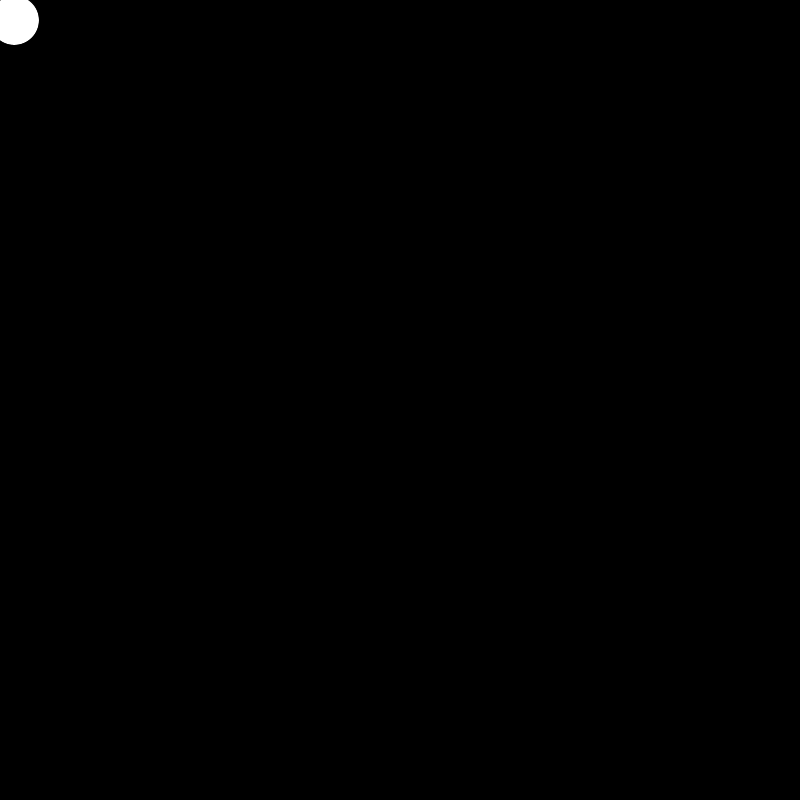
Frame 1 (no input)
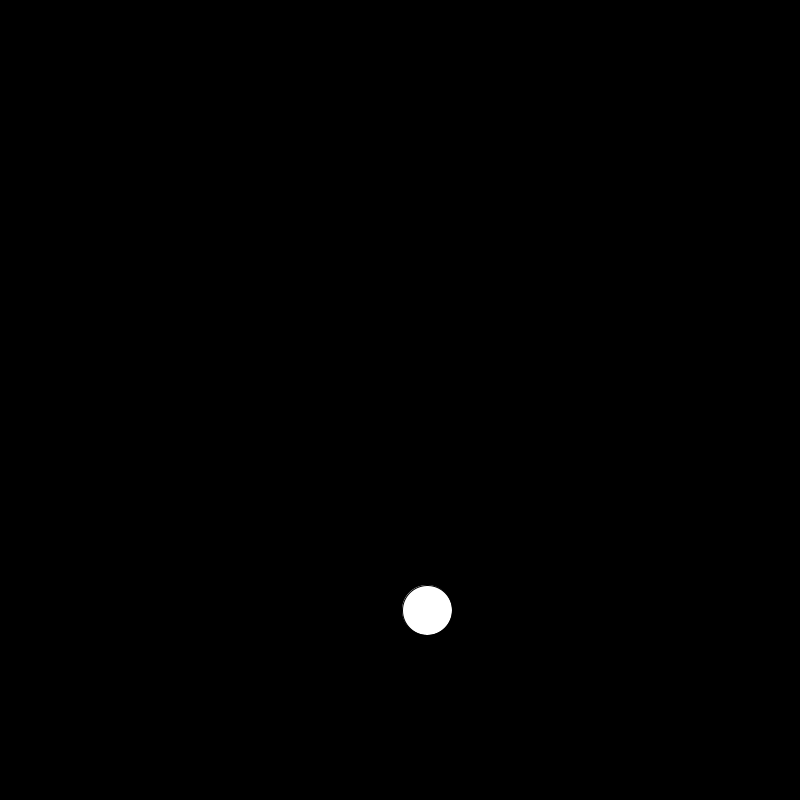
Frame 60 (the mouse pressed at the canvas centre just before this capture)
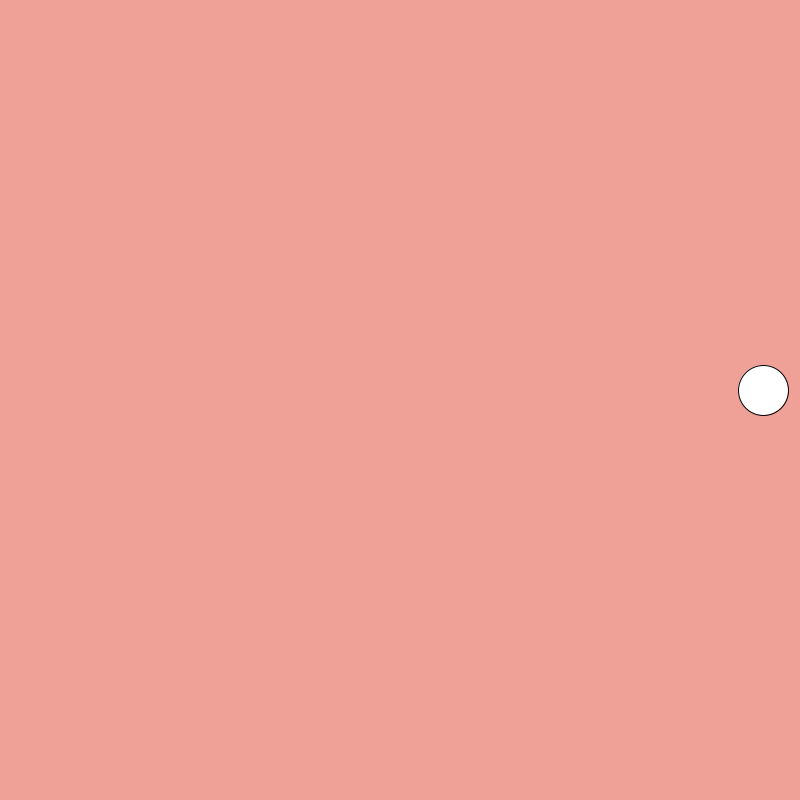
Frame 120 (the mouse held since frame 60 and released just before this capture)

The Processing sketch that drew these frames (run headless with seeded random() and noise(); from frame 60 on, the mouse is pressed at the canvas centre):

// Processing sketch: reverse_engineering_ball_background_change
// ── reverse_engineering_ball_background_change.pde
int x = 7;
int y = 10;

int dx = 7; //change in x direction (left, right)
int dy = 10; //change in y direction (top, bottom)

color r = #EFA097; //red
color g = #6CA052; //green
color b = #5698C6; //blue
color p = #A992E3; //purple
color l = 0; //black

void setup() {
 size(800, 800);
 
 }

void draw() {
  background(l);
  
  x = x + dx;
  if (x >= 800) {
    dx = -dx; 
   l = r;
  }
  if (x <= 0) {
    dx = -dx;
   l = b;
  }
  
   y = y + dy;
  if (y >= 800){
    dy = -dy;
   l = p;
  }
  
  if(y <= 0) {
    dy = -dy; 
   l = g;
  }
  
  circle(x, y, 50);
  
  
}
